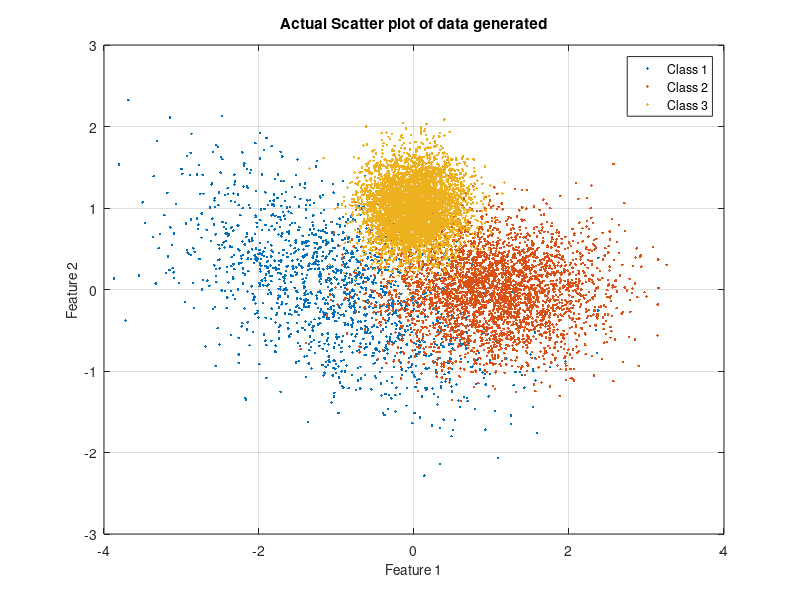
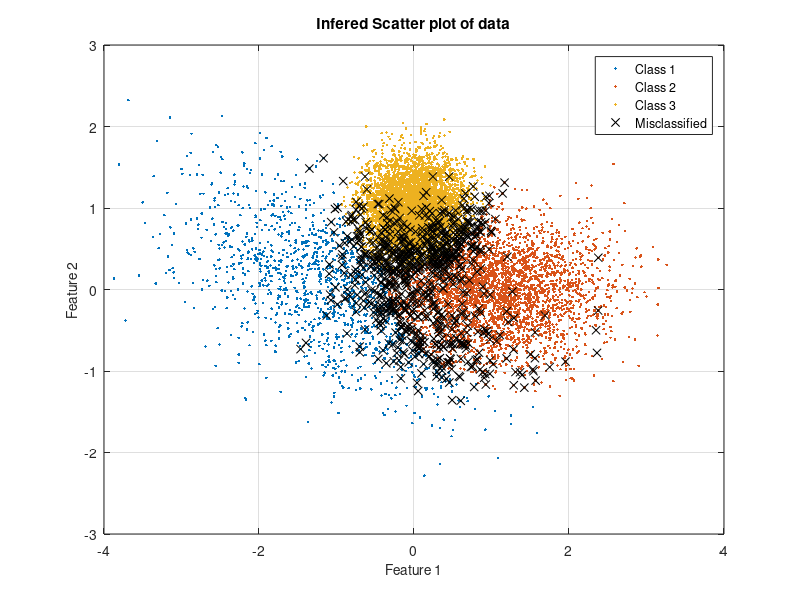

These charts were generated, in order, by the following MATLAB code: (Note: this script raises an error after producing the figures.)
clear all
close all
m(:,1) = [-1;0]; 
Sigma(:,:,1) = 0.1*[10 -4;-4,5]; % mean and covariance of data pdf conditioned on label 3
m(:,2) = [1;0]; 
Sigma(:,:,2) = 0.1*[5 0;0,2]; % mean and covariance of data pdf conditioned on label 2
m(:,3) = [0;1]; 
Sigma(:,:,3) = 0.1*eye(2); % mean and covariance of data pdf conditioned on label 1
classPriors = [0.15,0.35,0.5]; 
thr = [0,cumsum(classPriors)];
N = 10000; 
u = rand(1,N); 
L = zeros(1,N); 
x = zeros(2,N);
figure(1),clf, colorList = 'rbg';
actual_from_class_1=0;
actual_from_class_2=0;
actual_from_class_3=0;
for l = 1:3
    indices = find(thr(l)<=u & u<thr(l+1)); % if u happens to be precisely 1, that sample will get omitted - needs to be fixed
    L(1,indices) = l*ones(1,length(indices));
    x(:,indices) = mvnrnd(m(:,l),Sigma(:,:,l),length(indices))';
    
    plot(x(1,indices),x(2,indices),'.','MarkerFaceColor',colorList(l)); 
    %axis equal 
    hold on
    grid on
    title('Actual Scatter plot of data generated');
    ylabel('Feature 2','FontSize',10);
    xlabel('Feature 1','FontSize',10);
    legend('Class 1','Class 2','Class 3');
end
for i=1:N
    if L(:,i)==1
        actual_from_class_1=actual_from_class_1 + 1;
    elseif L(:,i)==2
        actual_from_class_2=actual_from_class_2 + 1;
    else
        actual_from_class_3=actual_from_class_3 + 1;
    end
end
        
f=1;
k=1;
n=1;
for i=1:N
    e=x(:,i);
    a= mvnpdf(e,m(:,1),Sigma(:,:,1));
    b= mvnpdf(e,m(:,2),Sigma(:,:,2));
    c= mvnpdf(e,m(:,3),Sigma(:,:,3));
    g1= log(a)+log(classPriors(1)); 
    g2= log(b)+log(classPriors(2));
    g3= log(c)+log(classPriors(3));% g is the discriminant function
    if (g1>g2 & g1>g3)
        q1(:,f)=e;         %q1 contains elements classified as class 1
        f=f+1;
        h(i)=1;             %h contains the infered labels             
        Q(:,i)=e;
    elseif (g2>g3 & g2>g1)
        q2(:,k)=e;         %q2 contains elements classified as class 2
        k=k+1;
        h(i)=2;
        Q(:,i)=e;
    else
        q3(:,n)=e;         %q2 contains elements classified as class 2
        n=n+1;
        h(i)=3;
        Q(:,i)=e;    
    end
end
figure(2)
plot(q1(1,:),q1(2,:),'.');
hold on
plot(q2(1,:),q2(2,:),'.');
hold on
plot(q3(1,:),q3(2,:),'.');
hold on
z= eq(L,h);
r=0;
mb=1;
for i=1:N
    if z(:,i)==0
        r=r+1;
        R(:,mb)=Q(:,i);
        mb=mb+1;
    end
end
plot(R(1,:),R(2,:),'kx');

%axis equal
grid on
title('Infered Scatter plot of data');
ylabel('Feature 2','FontSize',10);
xlabel('Feature 1','FontSize',10);
legend('Class 1','Class 2','Class 3','Misclassified');
hold off
per= (r/N)*100;
C= confusionmat(L,h);
figure(3)
confusionchart(L,h)
actual_from_class_1
actual_from_class_2
actual_from_class_3
classified_as_class_1 = length(q1)
classified_as_class_2 = length(q2)
classified_as_class_3 = length(q3)
misclassified_samples= r
probability_of_error_percentage= per
Confusion_Matrix= C
